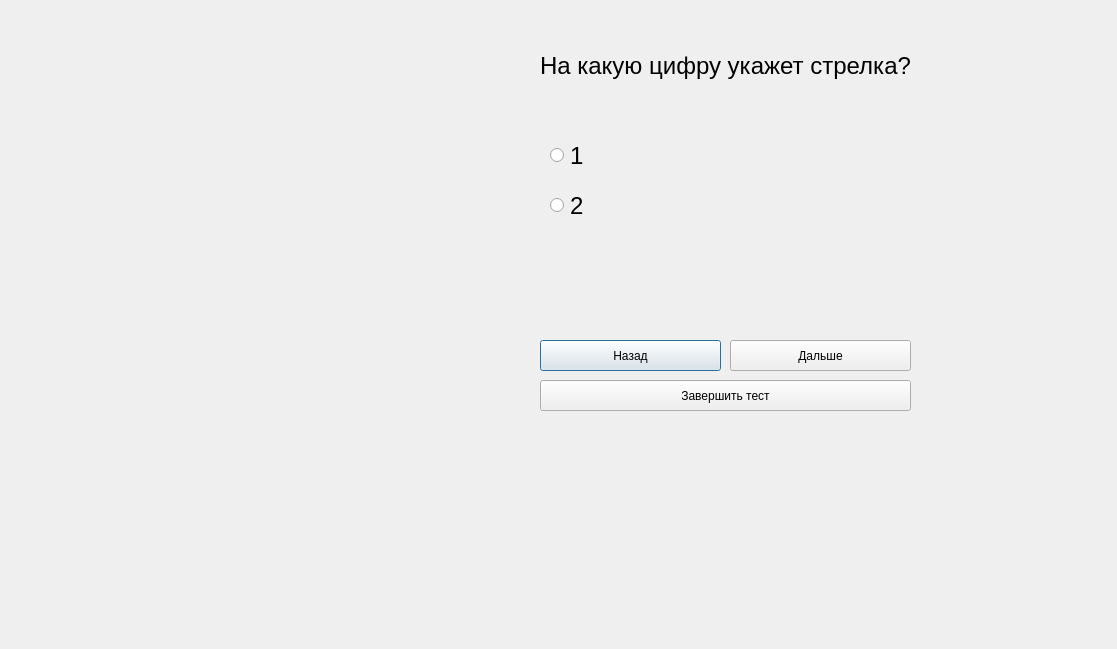
<?xml version="1.0" encoding="UTF-8"?>
<ui version="4.0">
 <class>testform6</class>
 <widget class="QDialog" name="testform6">
  <property name="geometry">
   <rect>
    <x>0</x>
    <y>0</y>
    <width>1117</width>
    <height>649</height>
   </rect>
  </property>
  <property name="windowTitle">
   <string>Dialog</string>
  </property>
  <widget class="QPushButton" name="back_pushButton">
   <property name="geometry">
    <rect>
     <x>540</x>
     <y>340</y>
     <width>181</width>
     <height>31</height>
    </rect>
   </property>
   <property name="text">
    <string>Назад</string>
   </property>
  </widget>
  <widget class="QLabel" name="question">
   <property name="geometry">
    <rect>
     <x>540</x>
     <y>10</y>
     <width>419</width>
     <height>111</height>
    </rect>
   </property>
   <property name="sizePolicy">
    <sizepolicy hsizetype="Preferred" vsizetype="Preferred">
     <horstretch>0</horstretch>
     <verstretch>0</verstretch>
    </sizepolicy>
   </property>
   <property name="font">
    <font>
     <pointsize>18</pointsize>
    </font>
   </property>
   <property name="mouseTracking">
    <bool>true</bool>
   </property>
   <property name="tabletTracking">
    <bool>false</bool>
   </property>
   <property name="focusPolicy">
    <enum>Qt::NoFocus</enum>
   </property>
   <property name="contextMenuPolicy">
    <enum>Qt::PreventContextMenu</enum>
   </property>
   <property name="autoFillBackground">
    <bool>false</bool>
   </property>
   <property name="midLineWidth">
    <number>-2</number>
   </property>
   <property name="text">
    <string>На какую цифру укажет стрелка?</string>
   </property>
   <property name="textFormat">
    <enum>Qt::AutoText</enum>
   </property>
   <property name="scaledContents">
    <bool>false</bool>
   </property>
   <property name="wordWrap">
    <bool>true</bool>
   </property>
   <property name="openExternalLinks">
    <bool>false</bool>
   </property>
  </widget>
  <widget class="QPushButton" name="finish_pushButton">
   <property name="geometry">
    <rect>
     <x>540</x>
     <y>380</y>
     <width>371</width>
     <height>31</height>
    </rect>
   </property>
   <property name="text">
    <string>Завершить тест</string>
   </property>
  </widget>
  <widget class="QPushButton" name="next_pushButton_2">
   <property name="geometry">
    <rect>
     <x>730</x>
     <y>340</y>
     <width>181</width>
     <height>31</height>
    </rect>
   </property>
   <property name="text">
    <string>Дальше</string>
   </property>
  </widget>
  <widget class="QLabel" name="image">
   <property name="geometry">
    <rect>
     <x>10</x>
     <y>30</y>
     <width>411</width>
     <height>331</height>
    </rect>
   </property>
   <property name="text">
    <string/>
   </property>
  </widget>
  <widget class="QRadioButton" name="radioButton_2">
   <property name="geometry">
    <rect>
     <x>550</x>
     <y>190</y>
     <width>51</width>
     <height>31</height>
    </rect>
   </property>
   <property name="font">
    <font>
     <pointsize>18</pointsize>
    </font>
   </property>
   <property name="layoutDirection">
    <enum>Qt::LeftToRight</enum>
   </property>
   <property name="text">
    <string>2</string>
   </property>
  </widget>
  <widget class="QRadioButton" name="radioButton">
   <property name="geometry">
    <rect>
     <x>550</x>
     <y>140</y>
     <width>51</width>
     <height>31</height>
    </rect>
   </property>
   <property name="font">
    <font>
     <pointsize>18</pointsize>
    </font>
   </property>
   <property name="acceptDrops">
    <bool>false</bool>
   </property>
   <property name="toolTip">
    <string/>
   </property>
   <property name="text">
    <string>1</string>
   </property>
  </widget>
 </widget>
 <resources/>
 <connections/>
</ui>
